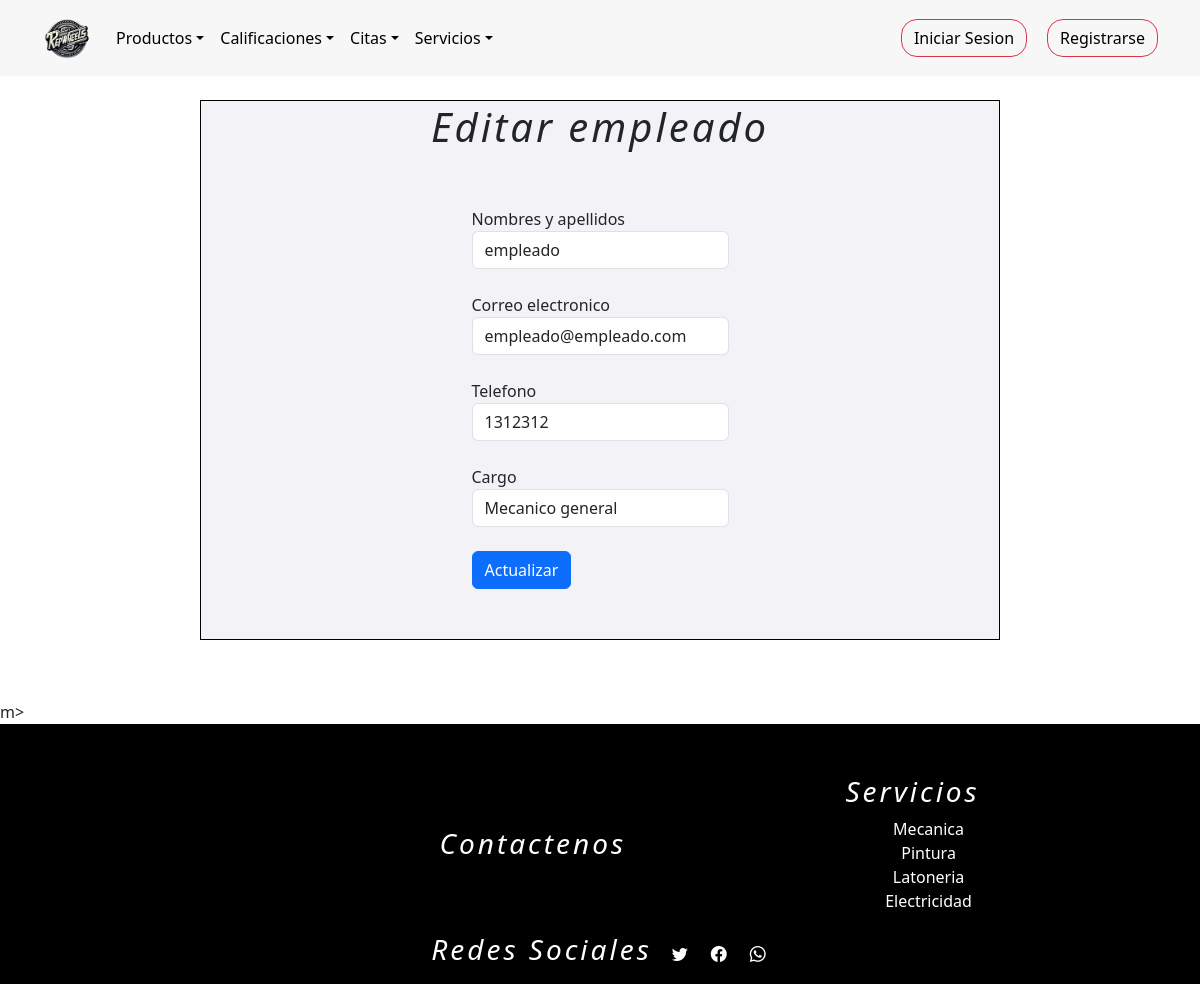
Screenshot of /empleados_formulario_editar/3 with the database file from the repository.
### tienda/models.py (models this page shows, shortened)
class Usuarios(AbstractUser):
    username = None
    nombre = models.CharField(max_length=254)
    email = models.EmailField(max_length=254, unique=True,blank=False,null=True)
    password = models.CharField(max_length=254,blank=False,null=True)
    foto = models.ImageField(upload_to="media/", default="media/user.png")
    token_recuperar = models.CharField(max_length=254,blank=False,null=False,default=0)
    telefono=models.IntegerField(null=False,blank=True,default='0')
    cargo = models.CharField(max_length=254,null=False)
    direccion=models.CharField(max_length=254)
    cedula=models.IntegerField(blank=True,null=False,default='0')
    ROLES = (
        (1,"administrador"),
        (2,"proveedor"),
        (3,"empleado"),
        (4,"cliente"),
    )
    rol=models.IntegerField(choices=ROLES,default=4)
    n = models.IntegerField(blank=True,null=False,default=0)
    USERNAME_FIELD = "email"
    REQUIRED_FIELDS = ["nombre"]
    objects = CustomUserManager()

### tienda/views.py (the view)
# urls.py: path("empleados_formulario_editar/<int:id>", views.empleados_formulario_editar, name="empleados_formulario_editar"),
def empleados_formulario_editar(request, id):
	q = Usuarios.objects.get(pk=id)
	c = Usuarios.objects.filter(rol=3)
	contexto = {"data": q, "empleado": c}
	return render(request, "tienda/empleados/editarempleados.html", contexto)

### tienda/templates/tienda/empleados/editarempleados.html (shortened to what this page needs)
{% extends 'tienda/base2.html' %}
{% load static %}
{% block contenedor %}
<main>
    <form class="form1" action="{% url 'empleado_actualizar' %}" method="post" enctype="multipart/form-data">
        <h1 style="text-align: center;">Editar empleado</h1>
        <div class="form-row p-5">
          <div class="form-group col-md-12">
            <label for="inputPassword4">Nombres y apellidos</label>
            <input type="Text" class="form-control" id="NombreC" name="nombre" placeholder="Nombre completo" value="{{ data.nombre }}">
          </div>
          <br>
          <div class="form-group col-md-12">
            <label for="inputAddress2">Correo electronico</label>
            <input type="text" class="form-control" id="inputAddress2" name="correo" placeholder="Correo" value="{{ data.email }}">
          </div><br>
          <div class="form-group col-md-12">
            <label for="inputAddress2">Telefono</label>
            <input type="Text" class="form-control" id="inputAddress2" name="telefono" placeholder="Telefono" value="{{ data.telefono }}">
          </div>
          <br>
          <div class="form-group col-md-12">
            <label for="inputAddress2">Cargo</label>
            <input type="Text" class="form-control" id="inputAddress2" name="cargo" placeholder="cargo" value="{{ data.cargo }}">
          </div><br>
          <button type="submit" class="btn btn-primary">Actualizar</button>
        </div>
      </form>
</main>m>
{% endblock %}

### tienda/static/tienda/css/registrarPr.css (style rules this page uses)
main { display: flex; justify-content: space-around; height: 100%; padding: 5%; }
.form1 { margin-top: 40px ; height: 540px; width: 800px; display: flex; flex-direction: column; justify-content: center; align-items: center; background-color: #f3f3f7; border: black 1px solid; }
footer h3,h1 { text-align: center; font-style: italic; letter-spacing: 3px; }

### rows the page displays
Usuarios: nombre "empleado", correo "empleado@empleado.com", telefono "1312312", cargo "Mecanico general"
